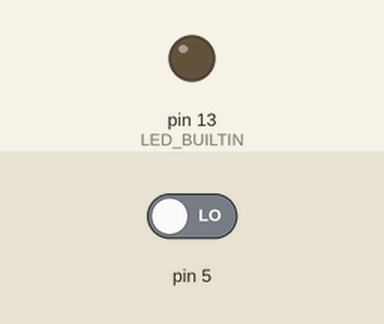
The sketch below on a simulated Arduino Uno, built with avr-gcc and run on an emulated ATmega328P. Shown: output pins drawn as LEDs (lit = HIGH). Inputs (shaded band) come from the test bench; at power-on: pin 5 LOW.

Above: at 1.2 s.
1.3 s: pin 5 driven HIGH
At 1.8 s:
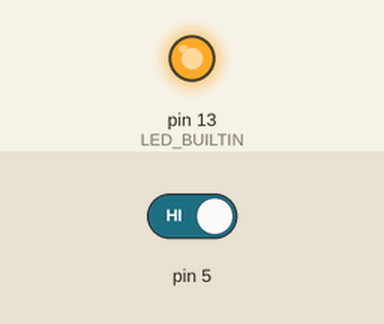
2.8 s: pin 5 driven LOW
At 4.1 s:
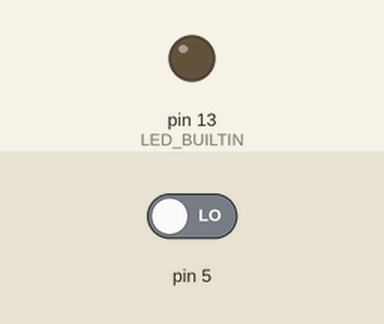
Timing chart, 0 to 5.8 s (numbered marks = the images above; inputs shaded):
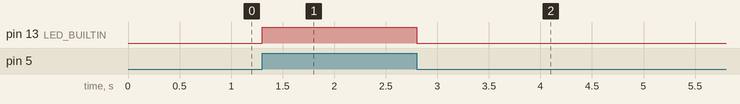

The sketch:

digitalinput.ino
```cpp
int res = 0;

void setup() {
  // put your setup code here, to run once:
  pinMode(LED_BUILTIN, OUTPUT);
  pinMode(5, INPUT);
}

void loop() {
  // put your main code here, to run repeatedly:
  res = digitalRead(5);
  if (res == HIGH) {
    digitalWrite(LED_BUILTIN, HIGH);
  } else {
    digitalWrite(LED_BUILTIN, LOW);
  }
}
```

Measured:
- after the input at 1.3 s, pin 13 (LED_BUILTIN): LOW → HIGH at once
- after the input at 2.8 s, pin 13 (LED_BUILTIN): HIGH → LOW at once
